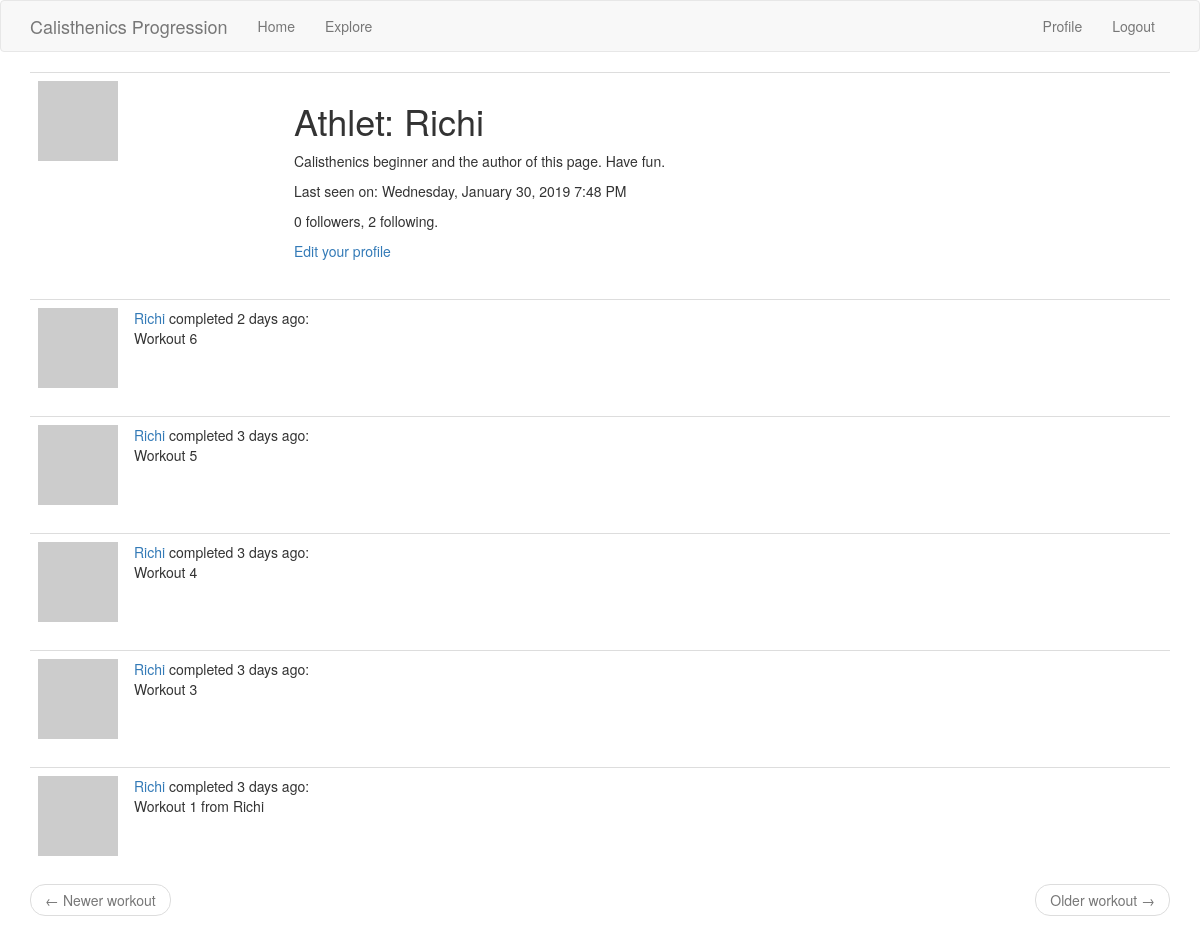
Before: /user/Richi (signed in) with the older database file.
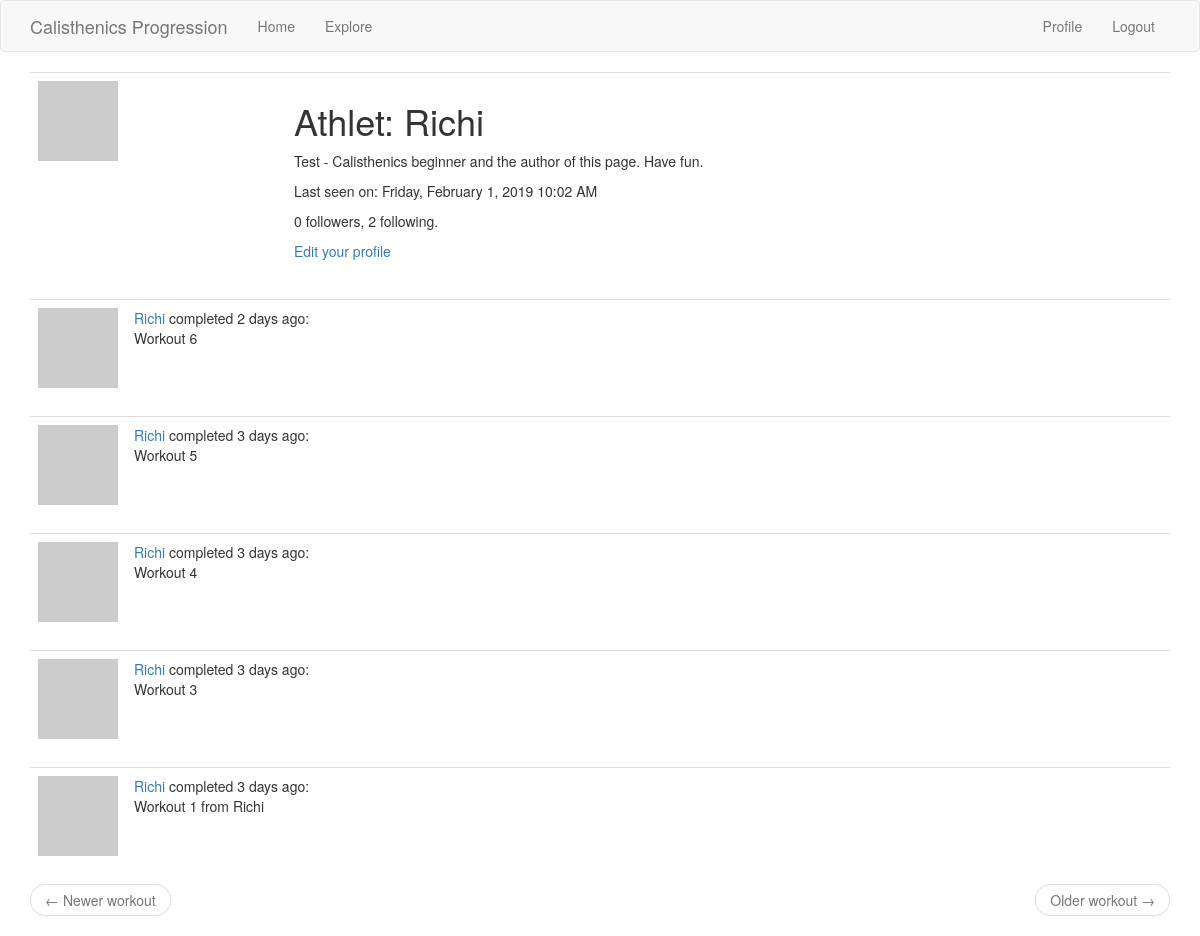
After: the same page with the newer database file.
### app/models.py (models this page shows, shortened)
class User(UserMixin, db.Model):
    id = db.Column(db.Integer, primary_key=True)
    username = db.Column(db.String(64), index=True, unique=True)
    email = db.Column(db.String(120), index=True, unique=True)
    password_hash = db.Column(db.String(128))
    about_me = db.Column(db.String(280))
    last_seen = db.Column(db.DateTime, default=datetime.utcnow)
    followed = db.relationship(
        'User', secondary=followers,
        primaryjoin=(followers.c.follower_id == id),
        secondaryjoin=(followers.c.followed_id == id),
        backref=db.backref('followers', lazy='dynamic'), lazy='dynamic')
    workouts = db.relationship('Workout', backref='athlet', lazy='dynamic')
    def avatar(self, size):
        digest = md5(self.email.lower().encode('utf-8')).hexdigest()
        return 'https://www.gravatar.com/avatar/{}?d=identicon&s={}'.format(digest, size)

### app/main/routes.py (the view)
@bp.route('/user/<username>')
@login_required
def user(username):
    user = User.query.filter_by(username=username) .first_or_404()
    page = request.args.get('page', 1, type=int)
    workouts = user.workouts.order_by(Workout.timestamp.desc()).paginate(page, current_app.config['WORKOUTS_PER_PAGE'], False)
    next_url = url_for('main.user', username=user.username, page=workouts.next_num) \
        if workouts.has_next else None
    prev_url = url_for('main.user', username=user.username, page=workouts.prev_num) \
        if workouts.has_prev else None
    return render_template('user.html', user=user, workouts=workouts.items, next_url=next_url, prev_url=prev_url)

### app/main/routes.py (called while the page is built)
@bp.before_app_request
def before_request():
    if current_user.is_authenticated:
        current_user.last_seen = datetime.utcnow()
        db.session.commit()

### app/models.py (called while the page is built)
@login.user_loader
def load_user(id):
    return User.query.get(int(id))

### app/templates/user.html
{% extends "base.html" %}
{% block app_content %}
    <table class="table table-hover">
        <tr>
            <td width="256px"><img src="{{ user.avatar(256) }}"></td>
            <td>
                <h1>Athlet: {{ user.username }}</h1>
                {% if user.about_me %}<p>{{ user.about_me }}</p>{% endif %}
                {% if user.last_seen %}
                    <p>Last seen on: {{ moment(user.last_seen).format('LLLL') }}</p>
                {% endif %}
                <p>{{ user.followers.count() }} followers, {{ user.followed.count() }} following.</p>
                {% if user == current_user %}
                <p><a href="{{ url_for('main.edit_profile') }}">Edit your profile</a></p>
                {% elif not current_user.is_following(user) %}
                <p><a href="{{ url_for('main.follow', username=user.username) }}">Follow</a></p>
                {% else %}
                <p><a href="{{ url_for('main.unfollow', username=user.username) }}">Unfollow</a></p>
                {% endif %}
            </td>
        </tr>
    </table>
    {% for workout in workouts %}
        {% include '_workout.html' %}
    {% endfor %}
    <nav aria-label="...">
        <ul class="pager">
            <li class="previous{% if not prev_url %} disabled{% endif %}">
                <a href="{{ prev_url or '#' }}">
                    <span aria-hidden="true">&larr;</span> Newer workout
                </a>
            </li>
            <li class="next{% if not next_url %} disabled{% endif %}">
                <a href="{{ next_url or '#' }}">
                    Older workout <span aria-hidden="true">&rarr;</span>
                </a>
            </li>
        </ul>
    </nav>
{% endblock %}

Changed rows visible on the page:
changed User "Richi": about_me "Calisthenics beginner and the author of this page. Have fun." → "Test - Calisthenics beginner and the author of this page. Have fun."; last_seen "Wednesday, January 30, 2019 7:48 PM" → "Friday, February 1, 2019 10:02 AM"
